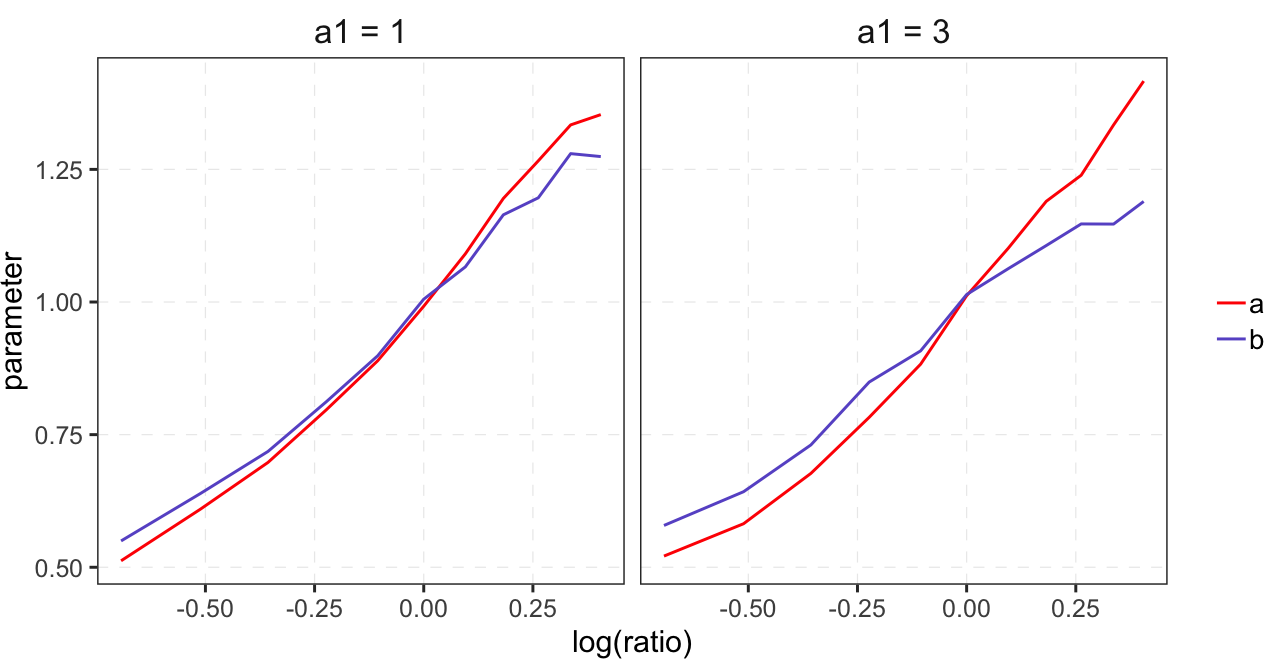

The R source for this figure:

## Demonstrate dependence on domain size by analyzing range of ratios for a1 = 1,3 and tau fixed at 1

library(tidyverse)
library(reshape2)

## Beta param plot for a1 = 2
cont_fit_tab <- read.table('../data/cont_fit_tab.RData')

df <- cont_fit_tab %>% 
  filter((tau==1 & s1==1) |  (tau==1 & s1==3)) %>% 
  select(-tau) %>% 
  melt(id.vars=c("s1", "ratio"))

range_labs <- c(
  `1` = "a1 = 1",
  `3` = "a1 = 3"
)

png("beta_params_range.png", units="in", height=3.3, width=6.4, res=200, pointsize=9)

ggplot(data=df, aes(x=log(ratio), y=value, color=variable)) +
  facet_grid(~s1, labeller = as_labeller(range_labs)) +
  geom_line() + 
  scale_colour_manual(values=c(a="red", b="slateblue3")) +
  labs(x="log(ratio)", y="parameter") +
  theme_bw() +
  theme(legend.title = element_blank(),
        strip.background = element_blank(),
        text = element_text(color="black"),
        strip.text= element_text(size=12),
        axis.text = element_text(size=9),
        legend.text = element_text(size=10),
        panel.grid.minor = element_blank(),
        panel.grid.major = element_line(linetype="dashed", size=0.2),
        aspect.ratio = 1/1,
        plot.margin = unit(c(0,0,0,0), "cm"))

dev.off()

